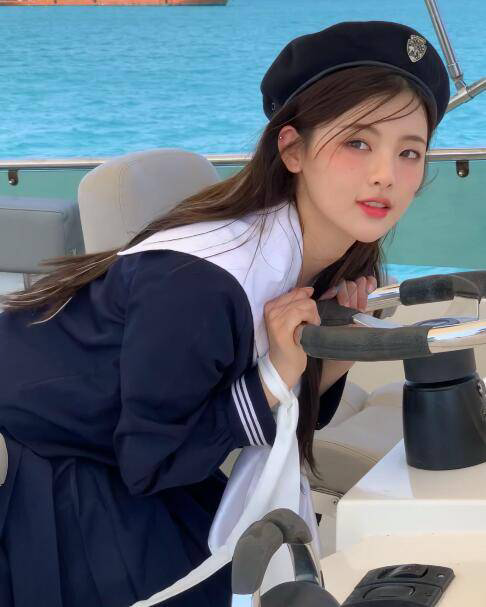
#> input picture Assignment3/ipynb_file/face.png, 486 x 607 px
$ jupyter execute W2_OpenCV.ipynb
#> lines starting #> are read from the running program, lines starting #| are printed output that depends on the picture; after the words box and inside, x2 and y2 are one past the last pixel; in counts of white or black regions, pixels touching at a corner belong together
[cell 1]
import cv2
import numpy as np
import matplotlib.pyplot as plot

[cell 2]
print('hello world')

### 利用opencv读取图片并显示

[cell 3]
img = cv2.imread('face.png', 1)
#> img is the input picture: shape (607, 486, 3); mean B, G, R 121.7, 109.3, 97.3
cv2.imshow('Image', img)
cv2.waitKey(0)

[cell 4]
img = cv2.imread('face.png', 1)
print(type(img))
#| <class 'numpy.ndarray'>
print(img.shape)
#| (607, 486, 3)
print(img[10, 8, 0])
#| 194

[cell 5]
img = cv2.imread('face.png', 1)
img_crop = img[:100, 100:180, :]
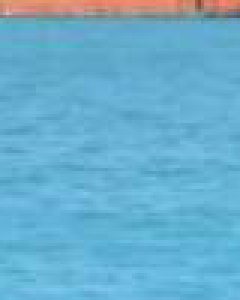
#> img_crop: shape (100, 80, 3) (shown 3 times larger); mean B, G, R 206.1, 174.5, 105.2
print(img_crop.shape)
#| (100, 80, 3)
cv2.imshow('Crop Image', img_crop)
cv2.waitKey(0)

[cell 6]
img = cv2.imread('face.png', 1)
plot.imshow(img)
plot.show()

### RGB & BGR

[cell 7]
img = cv2.imread('face.png', 1)
[b, g, r] = cv2.split(img)
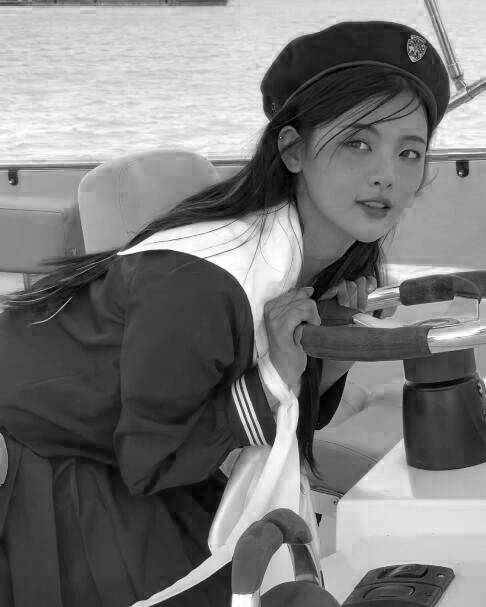
#> b: shape (607, 486); min 0, max 255, mean 121.7
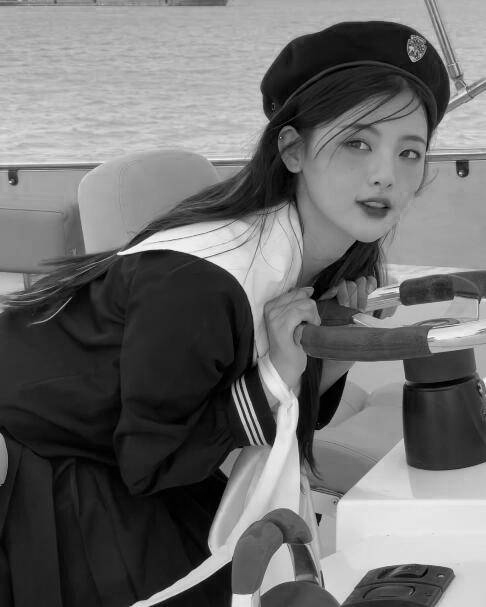
#> g: shape (607, 486); min 0, max 253, mean 109.3
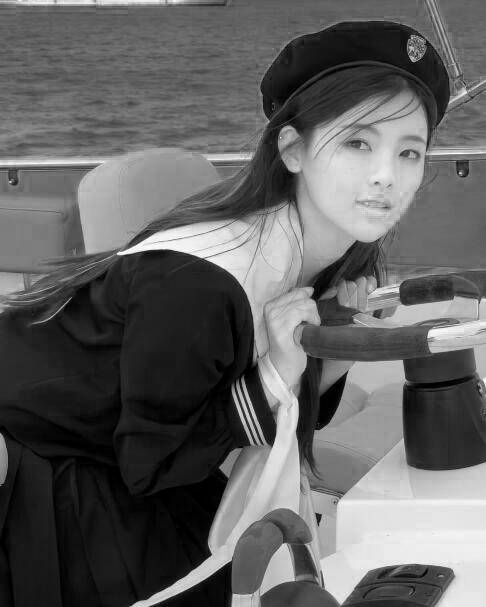
#> r: shape (607, 486); min 0, max 255, mean 97.3
img_rgb = cv2.merge([r, g, b])
plot.imshow(img_rgb)
plot.show()

[cell 8]
img = cv2.imread('face.png', 1)
img_rgb = cv2.cvtColor(img, cv2.COLOR_BGR2RGB)
plot.imshow(img_rgb)
plot.show()

### 图像保存 JPEG和PNG

[cell 9]
img = cv2.imread('face.png')
cv2.imwrite('imageTest_PNG.png', img)
#> Out = True

[cell 10]
img = cv2.imread('face.png')
Quality = 80
cv2.imwrite('imageTest_JPEG_%d.jpg' % Quality, img, [cv2.IMWRITE_JPEG_QUALITY, Quality])
#> Out = True

### 颜色空间转换

### RGB

[cell 11]
img = cv2.imread('face.png')
cv2.imshow('B', img[:,:,0])
cv2.imshow('G', img[:,:,1])
cv2.imshow('R', img[:,:,2])
cv2.waitKey(0)

[cell 12]
img = cv2.imread('face.png')
print(img.shape)
#| (607, 486, 3)
print(img[:,:,0].shape)
#| (607, 486)
plot.subplot(131)
plot.imshow(img[:,:,0], cmap='gray')
plot.title('B')
plot.subplot(132)
plot.imshow(img[:,:,1], cmap='gray')
plot.title('G')
plot.subplot(133)
plot.imshow(img[:,:,2], cmap='gray')
plot.title('R')
plot.show()

## RGB->YCrCb

[cell 13]
# [6 lines of commented-out code are left out]

[cell 14]
img = cv2.imread('face.png')
img_YCbCr = cv2.cvtColor(img, cv2.COLOR_BGR2YCrCb)
#> img_YCbCr: shape (607, 486, 3); mean of channels 0, 1, 2 107.1, 121.1, 136.3
plot.subplot(131)
plot.imshow(img_YCbCr[:,:,0], cmap='gray')
plot.title('Y')
plot.subplot(132)
plot.imshow(img_YCbCr[:,:,1], cmap='gray')
plot.title('Cr')
plot.subplot(133)
plot.imshow(img_YCbCr[:,:,2], cmap='gray')
plot.title('Cb')
plot.show()
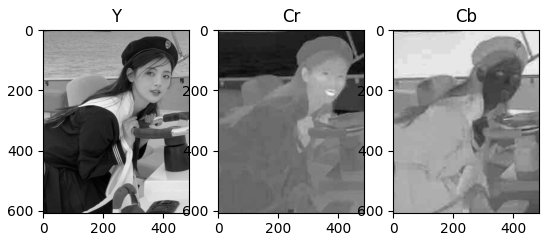
#> figure drawn by matplotlib, 3 panels

### RGB --> HSV

[cell 15]
img = cv2.imread('face.png')
img_HSV = cv2.cvtColor(img, cv2.COLOR_BGR2HSV)
#> img_HSV: shape (607, 486, 3); mean H, S, V 86.1, 95.3, 130.7
plot.subplot(131)
plot.imshow(img_HSV[:,:,0], cmap='gray')
plot.title('H')
plot.subplot(132)
plot.imshow(img_HSV[:,:,1], cmap='gray')
plot.title('S')
plot.subplot(133)
plot.imshow(img_HSV[:,:,2], cmap='gray')
plot.title('V')
plot.show()
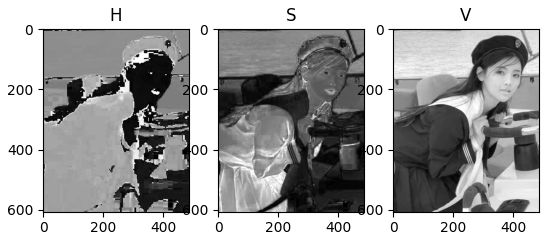
#> figure drawn by matplotlib, 3 panels

## 在图中画一条蓝线和一个红点

[cell 16]
for k in range(0, 256):
    img[k, 100, :] = [255, 0, 0]
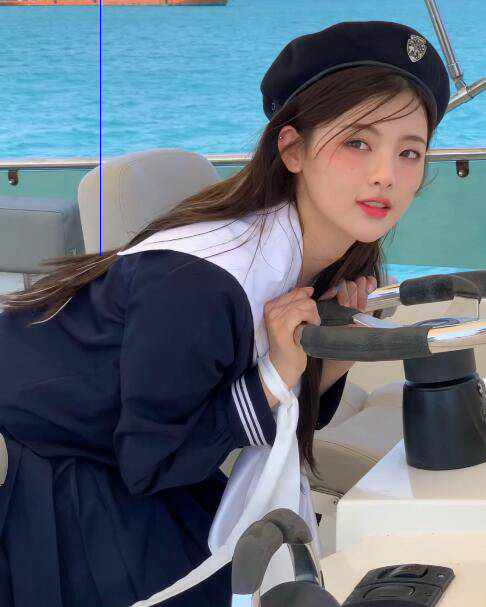
#> img: shape (607, 486, 3); 0.09% of pixels changed, all inside (x1, y1, x2, y2) = (100, 0, 101, 256)

img[200, 200] = [0, 0, 255]
#> img: shape (607, 486, 3); under 0.01% of pixels changed, all inside (x1, y1, x2, y2) = (200, 200, 201, 201)

cv2.imshow('image', img)
cv2.waitKey(0)

[cell 17]
disrow = 500
discol = 500
new_img = cv2.resize(img, (disrow, discol), interpolation = cv2.INTER_CUBIC)
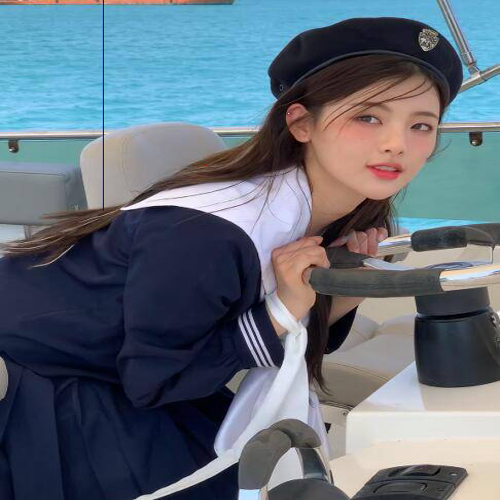
#> new_img: shape (500, 500, 3); mean B, G, R 121.8, 109.1, 97.2
cv2.imshow('new_img', new_img)
cv2.waitKey(0)
